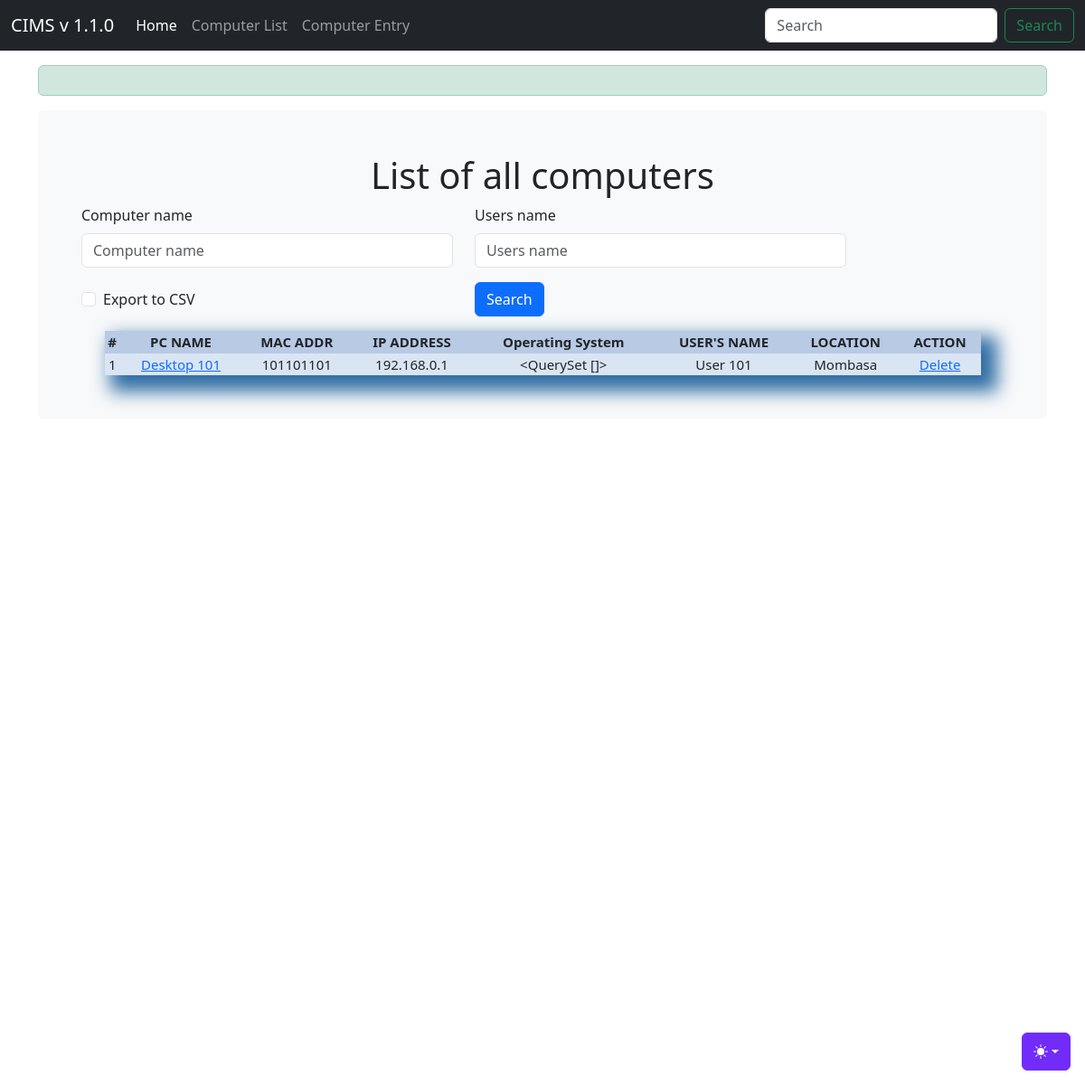
Page /computer_list/ on the earlier database version.
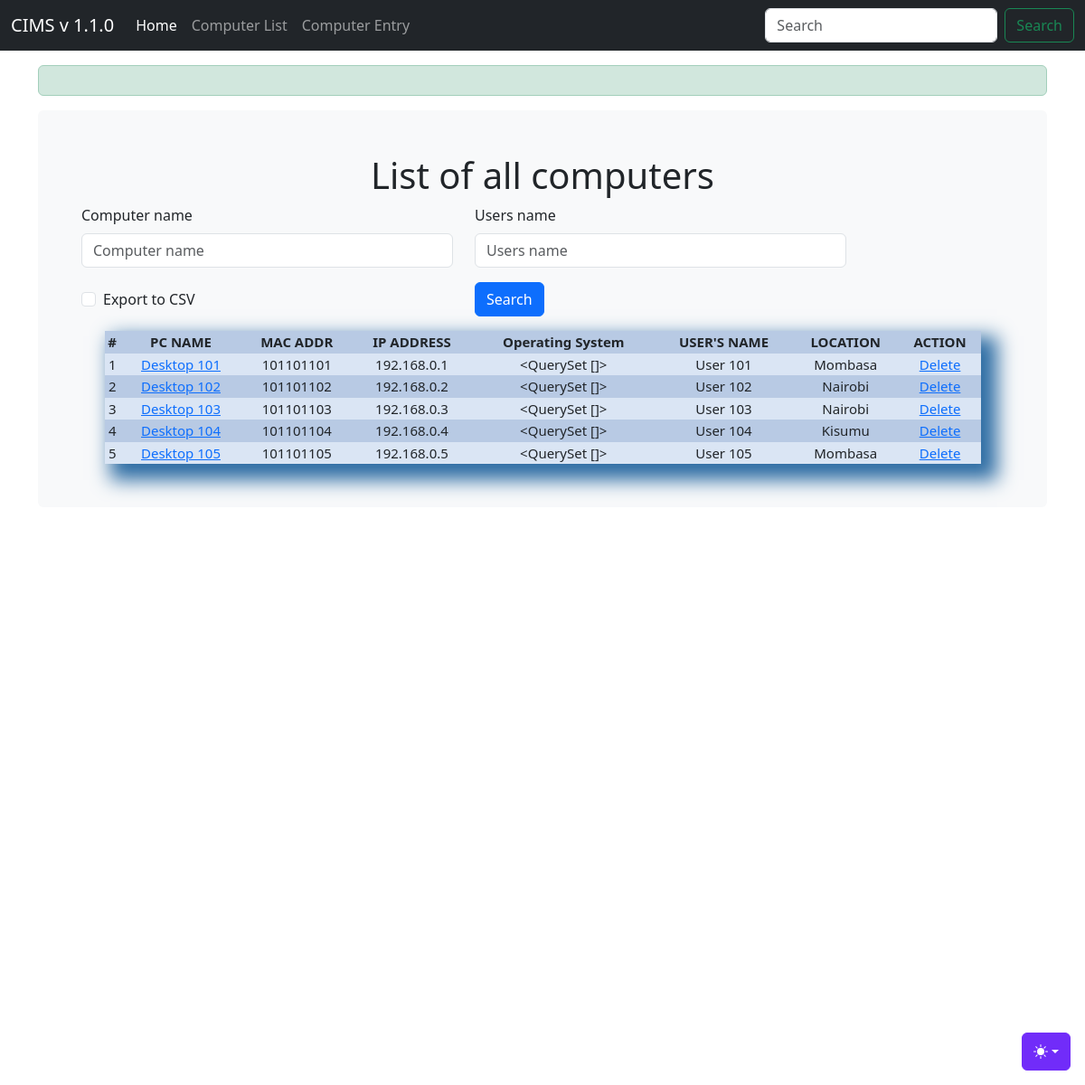
Same page on the later database version.
### djangoapp/models.py (models this page shows)
class Computer(models.Model):
    computer_name = models.CharField(max_length=30, blank=True, null=True)
    IP_address = models.CharField(max_length=30)
    MAC_address = models.CharField(max_length=30)
    timestamp = models.DateField(auto_now_add = True, auto_now = False, blank=True)
    operating_system = models.ManyToManyField(Operating_system, blank=True)
    users_name = models.CharField(max_length=30, blank=True, null=True)
    location = models.CharField(max_length=30)
    purchase_date = models.DateField("Purchase mm-dd-yy",auto_now_add = False, auto_now = False, blank=True, null=True)
    export_to_CSV = models.BooleanField(default=False)

### djangoapp/views.py (the view, shortened to what this page needs)
# urls.py: path('computer_list/', computer_list, name='computer_list'),
def computer_list(request):
    title = "List of all computers"
    form = ComputerSearchForm(request.POST or None)
    if request.method == 'POST':
        queryset = Computer.objects.all().order_by('-timestamp').filter(computer_name__icontains=form['computer_name'].value(), users_name__icontains=form['users_name'].value())
    else:
        queryset = Computer.objects.all()
    context = {
        "title": title,
        "queryset": queryset,
        "form": form,
    }
    return render(request, "computer_list.html",context)

### djangoapp/forms.py
class ComputerSearchForm(forms.ModelForm):
    class Meta:
        model = Computer
        fields = ['computer_name', 'users_name', 'export_to_CSV']

### djangoapp/templates/computer_list.html (shortened to what this page needs)
{% load static %}
{% load bootstrap5 %}
<!doctype html>
<html lang="en" data-bs-theme="auto">
  <head><script src="{% static 'js/color-modes.js' %}"></script>
    <link rel="stylesheet" href="https://cdn.jsdelivr.net/npm/@docsearch/css@3">
<link href="{% static 'css/bootstrap.min.css' %}" rel="stylesheet">
    <link href="{% static 'css/stylesheet.css' %}" rel="stylesheet">
    <link href="{% static 'css/navbar-fixed.css' %}" rel="stylesheet">
  </head>
  <body>
    <div class="dropdown position-fixed bottom-0 end-0 mb-3 me-3 bd-mode-toggle">
      <button class="btn btn-bd-primary py-2 dropdown-toggle d-flex align-items-center"
              id="bd-theme"
              type="button"
              aria-expanded="false"
              data-bs-toggle="dropdown"
              aria-label="Toggle theme (auto)">
        <svg class="bi my-1 theme-icon-active" width="1em" height="1em"><use href="#circle-half"></use></svg>
      </button>
    </div>
    {% include 'navbar.html' %}
<main class="container">
  <div class="alert alert-success">
  </div>
  <div class="bg-body-tertiary p-5 rounded">
    <h1 class="title"> {{ title }}</h1>
    <div class="row">
      <form method="post" action="" class="pr-4">
        <div class="row align-items-center">
            {% for field in form %}
            <div class="col-sm-5">
                {% bootstrap_field field %}
            </div>
            {% endfor %}
            <div class="col-sm-2">
                <input class="btn btn-primary mb-3" type="submit" value="Search" />
            </div>
        </div>
      </form>
    </div>
    <table>
        <tr>
            <th>#</th>
            <th>PC NAME</th>
            <th>MAC ADDR</th>
            <th>IP ADDRESS</th>
            <th>Operating System</th>
            <th>USER'S NAME</th>
            <th>LOCATION</th>
            <th>ACTION</th>
        </tr>
        {% for instance in queryset %}
        <tr>
            <td>{{forloop.counter}}</td>
            <td><a href="{% url 'computer_edit' id=instance.id %}"> {{instance.computer_name}}</td>
            <td>{{instance.MAC_address}}</td>
            <td>{{instance.IP_address}}</td>
            <td>{{instance.operating_system.all}}</td>
            <td>{{instance.users_name}}</td>
            <td>{{instance.location}}</td>
            <td><a href="{% url 'computer_delete' id=instance.id %}">Delete</a></td>
        </tr>
        {% endfor %}
    </table>
  </div>
</main>
    </body>
</html>

### djangoapp/templates/navbar.html (shortened to what this page needs)
<nav class="navbar navbar-expand-md navbar-dark fixed-top bg-dark">
    <div class="container-fluid">
      <a class="navbar-brand" href="/">CIMS v 1.1.0</a>
      <div class="collapse navbar-collapse" id="navbarCollapse">
        <ul class="navbar-nav me-auto mb-2 mb-md-0">
          <li class="nav-item">
            <a class="nav-link active" aria-current="page" href="/">Home</a>
          </li>
          <li class="nav-item">
            <a class="nav-link" href="/computer_list">Computer List</a>
          </li>
          <li class="nav-item">
            <a class="nav-link" href="/computer_entry">Computer Entry</a>
          </li>
        </ul>
        <form class="d-flex" role="search">
          <input class="form-control me-2" type="search" placeholder="Search" aria-label="Search">
          <button class="btn btn-outline-success" type="submit">Search</button>
        </form>
      </div>
    </div>
  </nav>

### djangoapp/static/css/stylesheet.css (style rules this page uses)
.title { text-align: center; }
table { width: 95%; margin: auto; text-align: center; box-shadow: 12px 12px 20px 6px #2e6da4; font-size: 15px; }
table tr:nth-child(odd) { background: #B8CAE4 }
table tr:nth-child(even) { background: #dae5f4 }

### djangoapp/static/css/navbar-fixed.css (style rules this page uses)
body { min-height: 75rem; padding-top: 4.5rem; }

### djangoapp/templates/computer_list.html (style rules this page uses)
.bi { vertical-align: -.125em; fill: currentColor; }
.btn-bd-primary { --bd-violet-bg: #712cf9; --bd-violet-rgb: 112.520718, 44.062154, 249.437846; --bs-btn-font-weight: 600; --bs-btn-color: var(--bs-white); --bs-btn-bg: var(--bd-violet-bg); --bs-btn-border-color: var(--bd-violet-bg); --bs-btn-hover-color: var(--bs-white); --bs-btn-hover-bg: #6528e0; --bs-btn-hover-border-color: #6528e0; --bs-btn-focus-shadow-rgb: var(--bd-violet-rgb); --bs-btn-active-color: var(--bs-btn-hover-color); --bs-btn-active-bg: #5a23c8; --bs-btn-active-border-color: #5a23c8; }
.bd-mode-toggle { z-index: 1500; }

Differences in the rows shown:
added Computer: computer_name "Desktop 102", MAC_address "101101102", IP_address "192.168.0.2", operating_system.all "<QuerySet []>", users_name "User 102", location "Nairobi"
added Computer: computer_name "Desktop 103", MAC_address "101101103", IP_address "192.168.0.3", operating_system.all "<QuerySet []>", users_name "User 103", location "Nairobi"
added Computer: computer_name "Desktop 104", MAC_address "101101104", IP_address "192.168.0.4", operating_system.all "<QuerySet []>", users_name "User 104", location "Kisumu"
added Computer: computer_name "Desktop 105", MAC_address "101101105", IP_address "192.168.0.5", operating_system.all "<QuerySet []>", users_name "User 105", location "Mombasa"
